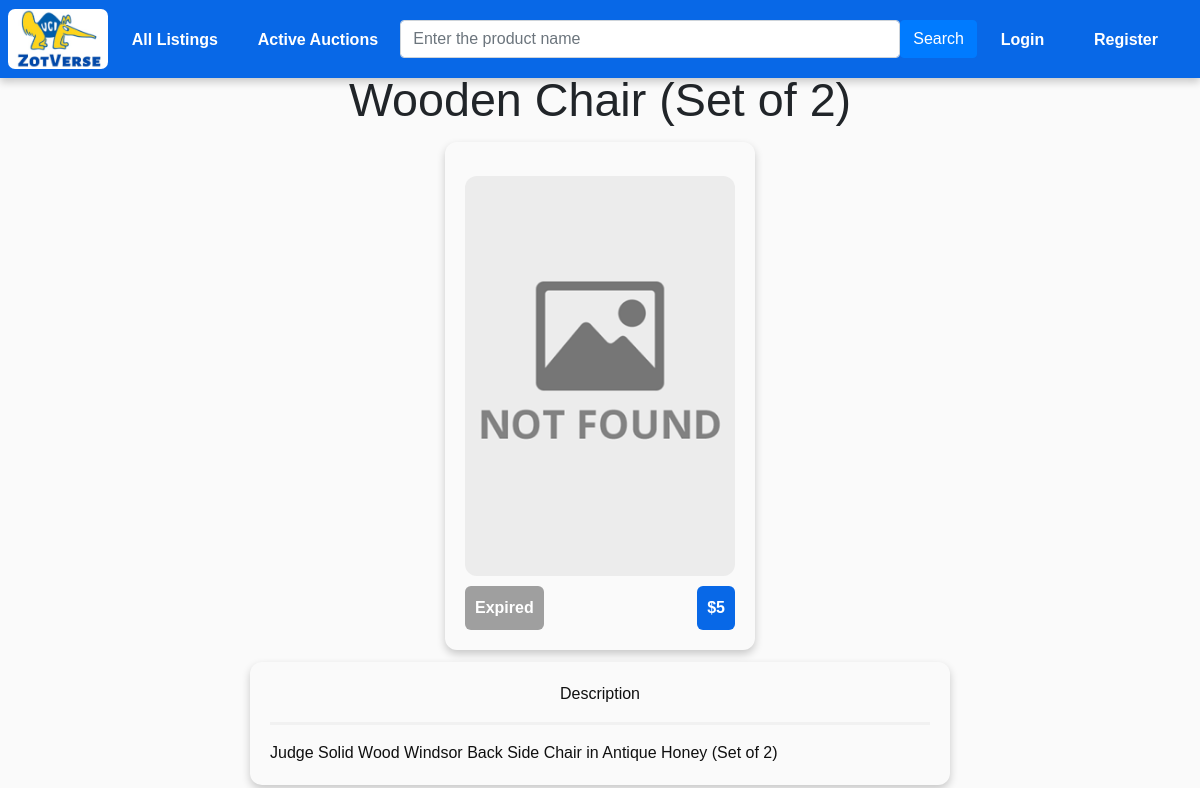
Page /auctions/25/ on the committed database.
### auctions/models.py (models this page shows, shortened)
class Auction(models.Model):
    author = models.ForeignKey(User, on_delete=models.CASCADE)
    title = models.CharField(max_length=300)
    desc = models.CharField(max_length=2000, blank=True)
    image = models.ImageField(upload_to='auction_images/', blank=True, default = 'auction_images/default/default.svg')
    min_value = models.IntegerField()
    date_added = models.DateTimeField()
    duration = models.FloatField(default=24)
    is_active = models.BooleanField(default=True)
    winner = models.ForeignKey(User, on_delete=models.SET("(deleted)"),
                               blank=True,
                               null=True,
                               related_name="auction_winner",
                               related_query_name="auction_winner")
    final_value = models.IntegerField(blank=True, null=True)
    def resolve(self):
        if self.is_active:
            if self.has_expired():
                highest_bid = Bid.objects.filter(auction=self).order_by('-amount').order_by('date').first()
                if highest_bid:
                    self.winner = highest_bid.bidder
                    self.final_value = highest_bid.amount
                self.is_active = False
                self.save()

### auctions/views.py (the view, shortened to what this page needs)
# urls.py: path('<int:auction_id>/', views.detail, name='detail'),
def detail(request, auction_id):
    auction = get_object_or_404(Auction, pk=auction_id)
    auction.resolve()
    already_bid = False
    return render(request, 'auctions/detail.html', {'auction': auction, 'already_bid': already_bid})

### auctions/templates/auctions/detail.html (shortened to what this page needs)
{% extends "base.html" %}
{% block content %}
<h1> {{ auction.title }} </h1>
<div class="wrapper">
    <span class="auction-card">
        <span><img class="auction_image_index" src="{{ auction.image.url }}" style="
            max-width: 100%;margin-top: 5%;" onerror="this.onerror=null; this.src='/static/nofound.png'"></span>
            {% if auction.is_active %}
                {% if auction.remaining_minutes < 2 %}
                    <div class="auction-card-urgent">Less than {{ auction.remaining_minutes }} min</div>
                {% else %}
                    <div class="auction-card-active">Less than {{ auction.remaining_minutes }} min</div>
                {% endif %}
            {% else %}
            <div class="auction-card-inactive">Expired</div>
            {% endif %}
            <div class="auction-card-value">${{ auction.min_value }}</div>
        </div>
</div>
{% if auction.desc %}
<div class="wrapper">
    <div class="desc_box">
    <div class="desc_box_title">Description</div>
    <hr>
    {{ auction.desc }}
    </div>
</div>
{% endif %}
{% endblock %}

### static/css/style.css (style rules this page uses)
:root { --background: #FFFFFF; --color0: #F1F1F1; --color1: #ED665B; --color2: #39B8A5; --color3: #F98F3D; --color4: #1972E7; --color5: #AE5BF6; --color6: #4DCCE5; --color7: #101010; --color8: #9F9F9F; --color9: #ED3D2E; --color10: #16B8A0; --color11: #F97916; --color12: #0868E7; --color13: #9422F6; --color14: #10C2E5; --color15: #656565; --color16: #ffff00; --main-bg: #FAFAFA; --navbar-bg: #2A2A2A; --light-green: #C8F9E3; --navbar-bg-hover: #3A3A3A; --shadow: 0 4px 8px 0 rgba(0,0,0,0.2); --strong-shadow: 0 4px 8px 0 rgba(0,0,0,0.5); }
body { background: var(--main-bg); }
* { font-family: sans-serif !important; }
hr { border: 0; height: 3px; background: var(--color0); }
h1 { text-align: center; font-size: 35pt; }
.desc_box { box-shadow: var(--shadow); display: inline-block; float: center; border-radius: 12px; padding: 20px; margin: 6px; width: 700px; text-decoration: none; color: var(--color7); overflow-wrap: break-word; text-align: left; }
.desc_box_title { text-align: center; }
.wrapper { margin: 0 auto; text-align: center; }
.auction_image_index { margin-top: -15px; margin-left: -20px; margin-right: -20px; border-top-left-radius: 12px; border-top-right-radius: 12px; width:300px; height:400px; object-fit: cover; margin-bottom: 10px; border-radius: 12px; }
.auction-card { box-shadow: var(--shadow); display: inline-block; flex: 1 0 21%; border-radius: 12px; padding: 20px; margin: 6px; width: 310px; text-decoration: none; color: var(--color7); }
.auction-card-value { font-weight: bold; color: var(--background); background: var(--color12); padding: 10px; border-radius: 6px; float: right; }
.auction-card-inactive { font-weight: bold; color: var(--background); background: var(--color8); padding: 10px; border-radius: 6px; float: left; }

### rows in the picture
Auction: title "Wooden Chair (Set of 2)", min_value "5", desc "Judge Solid Wood Windsor Back Side Chair in Antique Honey (Set of 2)"
